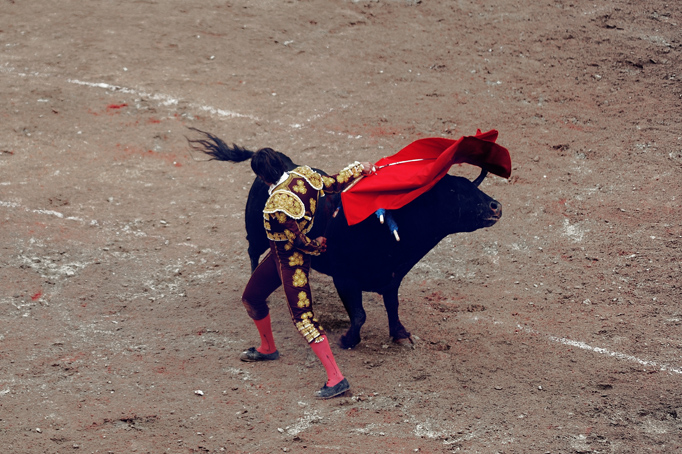
%> input picture image-splicing&RGB-HSI/bull.jpg, 682 x 454 px
$ octave HSI_splicing.m   (GNU Octave 9; MATLAB toolbox functions it lacks are replaced by stand-ins)
%> lines starting %> are read from the running program, lines starting %| are printed output that depends on the picture; in (x1, y1, x2, y2) boxes, pixels count from 0 and x2, y2 are one past the last pixel; in counts of white or black regions, pixels touching at a corner belong together; the program's own positions count from 1
I=imread('bull.jpg');
%> I is the input picture: size 454x682x3 uint8; mean R, G, B 136.2, 114.8, 107.1
I = im2double(I);
%> I: size 454x682x3 double
J = rgb2hsv(I); %get hsi image
%> J: size 454x682x3 double; mean H, S, V 0.143, 0.283, 0.543
J1=J;
M = size(J,1);N = size(J,2);
%> after `M = size(J,1)`: M = 454
%> after `N = size(J,2)`: N = 682

threshold = 0.85; %the threshold for saturation
index = find(J(:,:,2)>threshold);
%> index = 21573 values from 56263 to 308766
roi = false(size(J(:,:,2)));
%> roi: size 454x682 logical; every value is 0
roi(index) = 1;
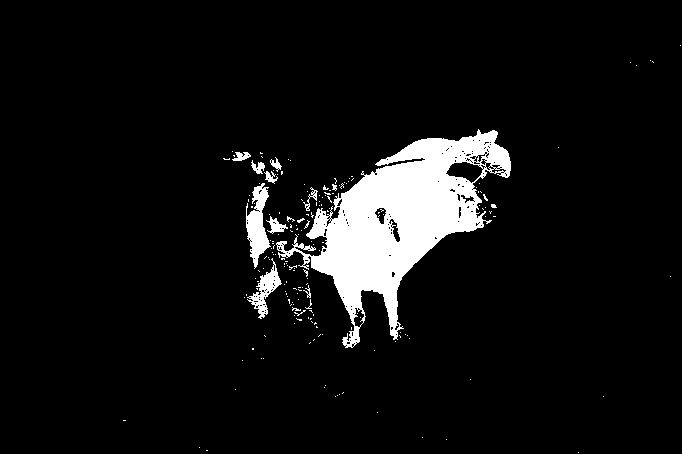
%> roi: size 454x682 logical; 7% white; 186 white regions (175 under 20 px), largest, box (x1, y1, x2, y2) and area: (276, 129, 511, 348) 18597, (246, 183, 271, 269) 1107, (247, 258, 282, 319) 657
J(:,:,2) = J(:,:,2)&roi;
%> J: size 454x682x3 double; mean H, S, V 0.143, 0.0697, 0.543
figure(1), imshow(J(:,:,2)),title('S, after threshold');

figure(2),imshow(J(:,:,1)),title('picking point');
%> after `imshow(J(:,:,1))`:
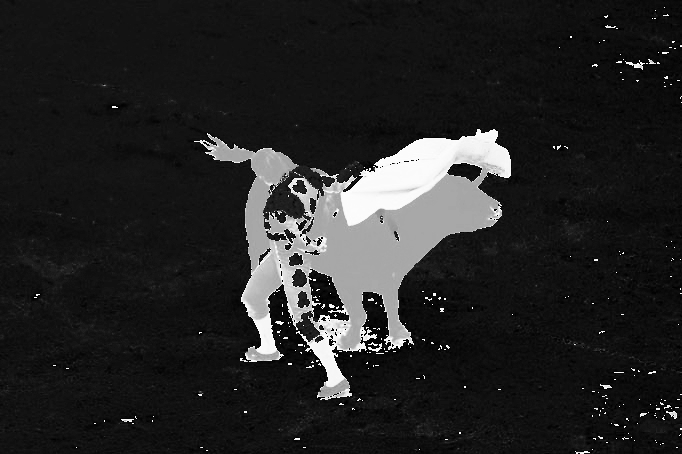
%> displayed picture: size 454x682, on the screen's scale of 0 to 255; min 0, max 255, mean 36.6
% choose point of interest
%> (the run ends here)
